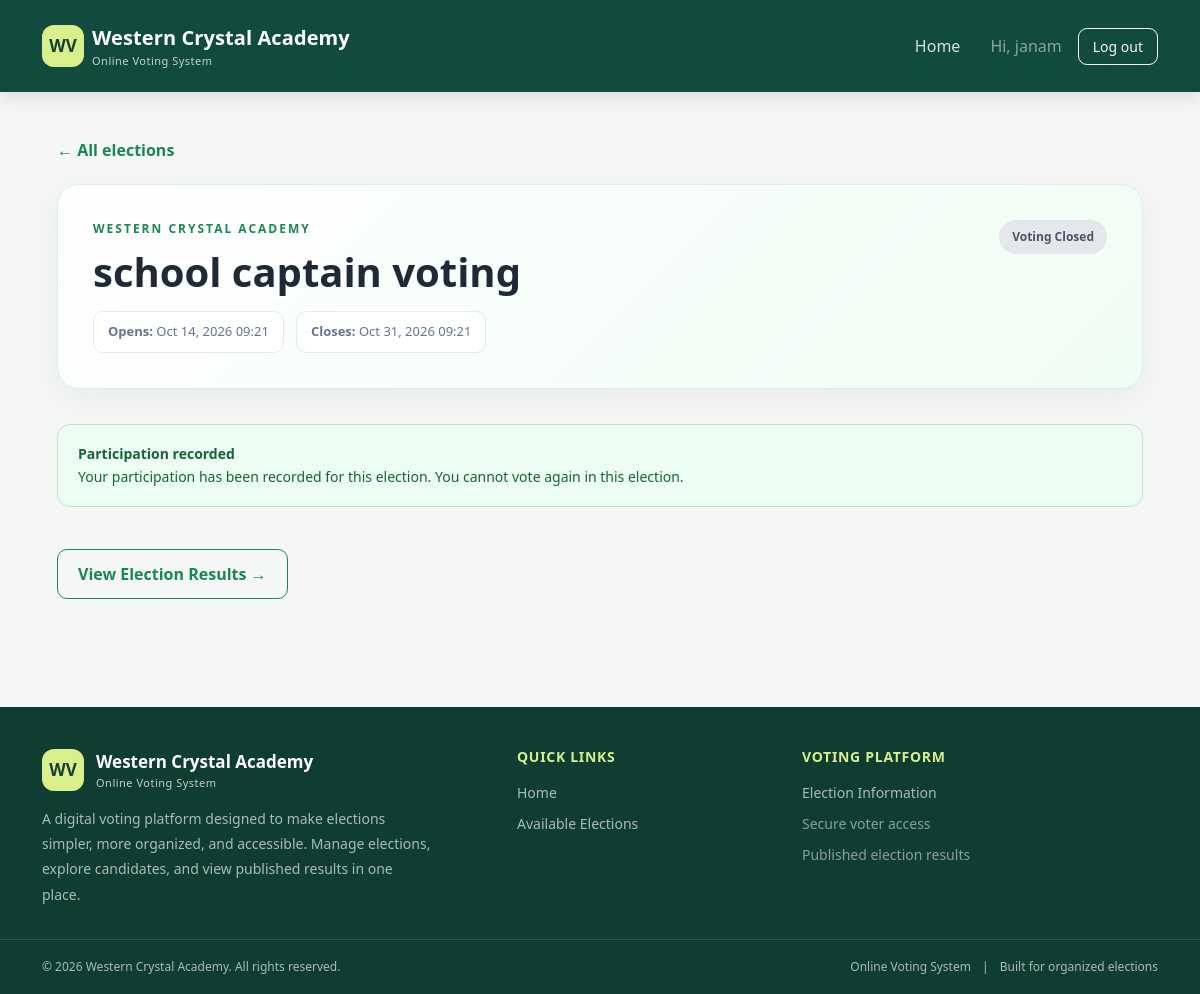
/voting/elections/1/ (signed in), run on the app's committed database.
### voting/models.py (models this page shows, shortened)
class Election(models.Model):
    title = models.CharField(max_length=150)
    description = models.TextField(blank=True)
    opens_at = models.DateTimeField()
    closes_at = models.DateTimeField()
    is_published = models.BooleanField(default=False)
    results_published = models.BooleanField(default=False)
    created_at = models.DateTimeField(auto_now_add=True)
    class Meta:
        ordering = ["-opens_at"]
    @property
    def is_open(self):
        now = timezone.now()
        return (
            self.is_published
            and self.opens_at <= now <= self.closes_at
        )

### voting/views.py (the view)
# urls.py: path("elections/<int:election_id>/", views.election_detail, name="election_detail"),
@login_required
def election_detail(request, election_id):
    election = get_object_or_404(
        Election,
        pk=election_id,
        is_published=True,
    )
    profile = getattr(
        request.user,
        "voter_profile",
        None,
    )
    has_voted = Participation.objects.filter(
        election=election,
        voter=request.user,
    ).exists()
    candidates = election.candidates.filter(
        is_active=True,
    ).order_by("full_name")
    return render(
        request,
        "voting/election_detail.html",
        {
            "election": election,
            "candidates": candidates,
            "profile": profile,
            "has_voted": has_voted,
            "is_open": election.is_open,
        },
    )

### templates/voting/election_detail.html (shortened to what this page needs)
{% extends "base.html" %}
{% block content %}
<div class="election-page">
    <a href="{% url 'home' %}" class="back-link">
        &larr; All elections
    </a>
    <section class="election-header">
        <div class="d-flex flex-wrap justify-content-between align-items-start gap-3">
            <div style="flex: 1; min-width: 0;">
                <p class="election-label">WESTERN CRYSTAL ACADEMY</p>
                <h1 class="election-title">
                    {{ election.title }}
                </h1>
            </div>
            {% if is_open %}
                <span class="election-status status-open">
                    Voting Open
                </span>
            {% else %}
                <span class="election-status status-closed">
                    Voting Closed
                </span>
            {% endif %}
        </div>
        <div class="election-dates">
            <div class="date-item">
                <strong>Opens:</strong>
                {{ election.opens_at|date:"M d, Y H:i" }}
            </div>
            <div class="date-item">
                <strong>Closes:</strong>
                {{ election.closes_at|date:"M d, Y H:i" }}
            </div>
        </div>
    </section>
    {% if not profile or not profile.is_eligible %}
        <div class="notice notice-warning">
            <strong>Voter approval required</strong><br>
            Your voter profile has not been approved yet.
            Please contact the election administrator.
        </div>
    {% elif has_voted %}
        <div class="notice notice-success">
            <strong>Participation recorded</strong><br>
            Your participation has been recorded for this election.
            You cannot vote again in this election.
        </div>
    {% else %}
        <div class="notice notice-info">
            <strong>Voting is not open</strong><br>
            This election is not currently accepting votes. Please check the opening and closing times.
        </div>
    {% endif %}
    {% if election.results_published %}
        <a
            href="{% url 'results' election.id %}"
            class="results-button"
        >
            View Election Results &rarr;
        </a>
    {% endif %}
</div>
{% endblock %}

### templates/base.html (shortened to what this page needs)
<!doctype html>
<html lang="en">
<head>
    <link href="https://cdn.jsdelivr.net/npm/bootstrap@5.3.3/dist/css/bootstrap.min.css"
          rel="stylesheet">
</head>
<body>
<nav class="navbar navbar-expand-lg navbar-dark main-navbar">
    <div class="container">
        <a class="navbar-brand d-flex align-items-center gap-2"
           href="{% url 'home' %}">
            <span class="brand-mark">WV</span>
            <span>
                Western Crystal Academy
                <small class="d-block fw-normal opacity-75 brand-subtitle">
                    Online Voting System
                </small>
            </span>
        </a>
        <div class="collapse navbar-collapse" id="mainNavigation">
            <div class="navbar-nav ms-auto align-items-lg-center gap-lg-2">
                <a class="nav-link" href="{% url 'home' %}">
                    Home
                </a>
                {% if user.is_authenticated %}
                    <span class="navbar-text text-white-50 px-lg-2">
                        Hi, {{ user.username }}
                    </span>
                    <form method="post" action="{% url 'logout' %}" class="m-0">
                        <button type="submit" class="btn btn-sm btn-outline-light btn-logout">
                            Log out
                        </button>
                    </form>
                {% endif %}
            </div>
        </div>
    </div>
</nav>
<main class="container page-main">
    {% block content %}{% endblock %}
</main>
<footer class="site-footer">
    <div class="container footer-main">
        <div class="row g-4">
            <div class="col-lg-5 col-md-6">
                <div class="footer-brand">
                    <span class="brand-mark">WV</span>
                    <span>
                        Western Crystal Academy
                        <small class="d-block fw-normal brand-subtitle opacity-75">
                            Online Voting System
                        </small>
                    </span>
                </div>
                <p class="footer-description mb-0">
                    A digital voting platform designed to make elections
                    simpler, more organized, and accessible. Manage elections,
                    explore candidates, and view published results in one place.
                </p>
            </div>
            <div class="col-lg-3 col-md-6">
                <h6 class="footer-heading">Quick Links</h6>
                <div class="footer-links">
                    <a href="{% url 'home' %}">Home</a>
                    {% if user.is_authenticated %}
                        <a href="{% url 'home' %}">Available Elections</a>
                    {% else %}
                        <a href="{% url 'login' %}">Voter Login</a>
                        <a href="{% url 'register' %}">Create an Account</a>
                    {% endif %}
                </div>
            </div>
            <div class="col-lg-4 col-md-6">
                <h6 class="footer-heading">Voting Platform</h6>
                <div class="footer-links">
                    <a href="{% url 'home' %}">Election Information</a>
                    <span class="text-white-50 small">
                        Secure voter access
                    </span>
                    <span class="text-white-50 small">
                        Published election results
                    </span>
                </div>
            </div>
        </div>
    </div>
    <div class="footer-bottom">
        <div class="container">
            <div class="row align-items-center gy-2">
                <div class="col-md-6 text-center text-md-start">
                    &copy; {% now "Y" %} Western Crystal Academy.
                    All rights reserved.
                </div>
                <div class="col-md-6 text-center text-md-end">
                    <span>Online Voting System</span>
                    <span class="mx-2">|</span>
                    <span>Built for organized elections</span>
                </div>
            </div>
        </div>
    </div>
</footer>
</body>
</html>

### templates/base.html (style rules this page uses)
:root { --brand: #176b55; --brand-dark: #104b3d; --brand-light: #21856a; --accent: #d8ef8b; --page: #f4f7f6; --text: #1d2b27; --muted: #a8bcb5; }
* { box-sizing: border-box; }
html { scroll-behavior: smooth; scroll-padding-top: 90px; }
body { min-height: 100vh; display: flex; flex-direction: column; margin: 0; background: var(--page); color: var(--text); font-family: "Segoe UI", Arial, sans-serif; }
.main-navbar { position: fixed; top: 0; left: 0; right: 0; z-index: 1030; background: var(--brand-dark); box-shadow: 0 4px 18px rgba(0, 0, 0, 0.13); min-height: 76px; }
.main-navbar .container { min-height: 76px; }
.navbar-brand { color: #fff !important; font-weight: 700; letter-spacing: 0.1px; }
.brand-mark { width: 42px; height: 42px; flex-shrink: 0; border-radius: 12px; background: var(--accent); color: #173e32; display: grid; place-items: center; font-size: 17px; font-weight: 800; }
.brand-subtitle { font-size: 11px; letter-spacing: 0.5px; }
.navbar-nav .nav-link { color: rgba(255, 255, 255, 0.83); font-weight: 500; padding: 10px 14px !important; border-radius: 8px; transition: background 0.2s ease, color 0.2s ease; }
.btn-logout { border-radius: 9px; padding: 7px 14px; }
.page-main { flex: 1; width: 100%; padding-top: 108px !important; padding-bottom: 48px !important; }
.site-footer { margin-top: auto; background: #103d32; color: #fff; }
.footer-main { padding-top: 42px; padding-bottom: 32px; }
.footer-brand { display: flex; align-items: center; gap: 12px; margin-bottom: 15px; font-weight: 700; font-size: 17px; }
.footer-description { max-width: 390px; color: var(--muted); font-size: 14px; line-height: 1.8; }
.footer-heading { margin-bottom: 16px; color: var(--accent); font-size: 14px; font-weight: 700; letter-spacing: 0.7px; text-transform: uppercase; }
.footer-links { display: flex; flex-direction: column; gap: 10px; }
.footer-links a { width: fit-content; color: var(--muted); text-decoration: none; font-size: 14px; transition: color 0.2s ease, transform 0.2s ease; }
.footer-bottom { border-top: 1px solid rgba(255, 255, 255, 0.12); padding-top: 18px; padding-bottom: 18px; color: var(--muted); font-size: 12px; }

### templates/voting/election_detail.html (style rules this page uses)
.election-page { max-width: 1200px; margin: 0 auto; padding: 30px 15px 60px; color: #1f2937; }
.back-link { display: inline-flex; align-items: center; gap: 8px; color: #198754; text-decoration: none; font-weight: 600; margin-bottom: 22px; transition: color 0.2s ease; }
.election-header { position: relative; overflow: hidden; background: linear-gradient(135deg, #ffffff, #f0fdf4); border: 1px solid #dcefe2; border-radius: 22px; padding: 35px; margin-bottom: 35px; box-shadow: 0 8px 30px rgba(15, 23, 42, 0.05); }
.election-label { color: #198754; font-size: 12px; font-weight: 800; letter-spacing: 2px; margin-bottom: 10px; }
.election-title { font-size: clamp(27px, 4vw, 40px); font-weight: 800; line-height: 1.2; margin: 0 0 15px; overflow-wrap: anywhere; }
.election-dates { display: flex; flex-wrap: wrap; gap: 12px; color: #64748b; font-size: 13px; }
.date-item { background: #ffffff; border: 1px solid #e5e7eb; border-radius: 10px; padding: 10px 14px; }
.election-status { display: inline-block; padding: 8px 13px; border-radius: 30px; font-size: 12px; font-weight: 700; white-space: nowrap; }
.status-closed { background: #e5e7eb; color: #4b5563; }
.notice { border-radius: 13px; padding: 17px 20px; margin: 20px 0; font-size: 14px; line-height: 1.7; }
.notice-success { background: #ecfdf3; border: 1px solid #b7e4c7; color: #166534; }
.results-button { display: inline-flex; align-items: center; justify-content: center; margin-top: 22px; padding: 12px 20px; border: 1px solid #198754; border-radius: 10px; color: #198754; font-weight: 700; text-decoration: none; transition: all 0.2s ease; }

### data on the page
Election: title "school captain voting", opens_at "Oct 14, 2026 09:21", closes_at "Oct 31, 2026 09:21"

### other printed values
{{ user.username }} "janam"
